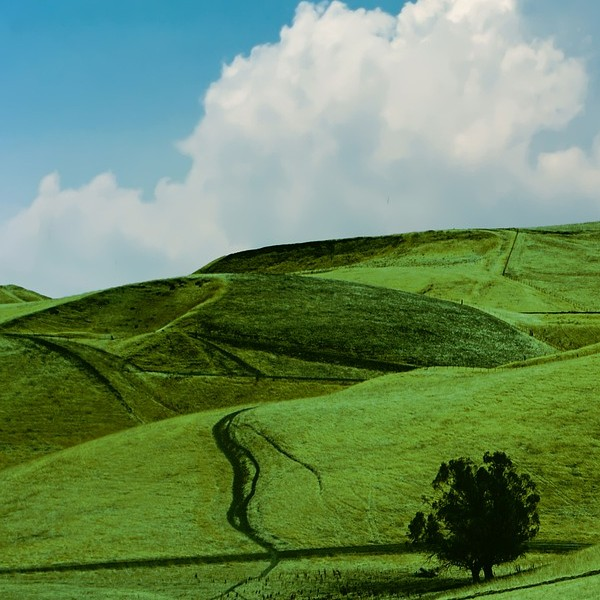
#> input picture source.jpg, 600 x 600 px
$ python app.py   (older library calls are emulated)
#> lines starting #> are read from the running program, lines starting #| are printed output that depends on the picture; after the words box and inside, x2 and y2 are one past the last pixel; in counts of white or black regions, pixels touching at a corner belong together
### image_processor.py
import os
import shutil

import cv2
import numpy as np
from skimage import img_as_float, img_as_ubyte
from skimage.segmentation import slic, mark_boundaries
from sklearn import preprocessing, svm, metrics
from sklearn.cluster import MiniBatchKMeans


class ImageProcessor:
    # The folder where all temporary files for each run will be saved
    TempFolderPath = './temp'

    # The source image to be used for training
    SourceFilePath = './source.jpg'

    # The target image to be used for colorization
    TargetFilePath = './target.jpg'

    # The folder where all source superpixels will be stored
    SourceSuperpixelFilePath = f'{TempFolderPath}/source_superpixels'

    # The folder where all target superpixels will be stored
    TargetSuperpixelFilePath = f'{TempFolderPath}/target_superpixels'

    # The folder where all source surf features will be stored
    SourceSurfFilePath = f'{TempFolderPath}/source_surf'

    # The folder where all target surf features will be stored
    TargetSurfFilePath = f'{TempFolderPath}/target_surf'

    # The folder where all generated gabor kernels will be stored
    GaborKernelsFilePath = f'{TempFolderPath}/gabor_kernels'

    # The folder where all source gabor features will be stored
    SourceGaborFilePath = f'{TempFolderPath}/source_gabor'

    # The folder where all target gabor features will be stored
    TargetGaborFilePath = f'{TempFolderPath}/target_gabor'

    def __init__(self):
        # Delete the temp folder so we can store the new files
        shutil.rmtree(self.TempFolderPath)

        # Create all temp folders
        os.mkdir(self.TempFolderPath)
        os.mkdir(self.SourceSuperpixelFilePath)
        os.mkdir(self.TargetSuperpixelFilePath)
        os.mkdir(self.SourceSurfFilePath)
        os.mkdir(self.TargetSurfFilePath)
        os.mkdir(self.GaborKernelsFilePath)
        os.mkdir(self.SourceGaborFilePath)
        os.mkdir(self.TargetGaborFilePath)

        # Initialize all shared variables between methods
        self.colors_lab = []
        self.k_means = None
        self.source_q = None
        self.source_superpixels = []
        self.target_superpixels = []
        self.source_surf = []
        self.target_surf = []
        self.source_gabor = []
        self.target_gabor = []
        self.gabor_kernels = []
        self.colors_ab = []
        self.colors_ab_idx = {}
        self.source_x = []
        self.source_y = []
        self.target_x = []
        self.target_y = []
        self.classifier = None

    def change_colorspace(self):
        print('Changing colorspace for images...')

        # Convert the source image from RGB to LAB and store all three channels
        source_img = cv2.imread(self.SourceFilePath)
#> source_img is the input picture: shape (600, 600, 3); mean B, G, R 96.5, 137.1, 106.9
        source_img = cv2.cvtColor(source_img, cv2.COLOR_BGR2LAB)
#> source_img: shape (600, 600, 3); mean of channels 0, 1, 2 136.4, 111.4, 146
        L, a, b = cv2.split(source_img)
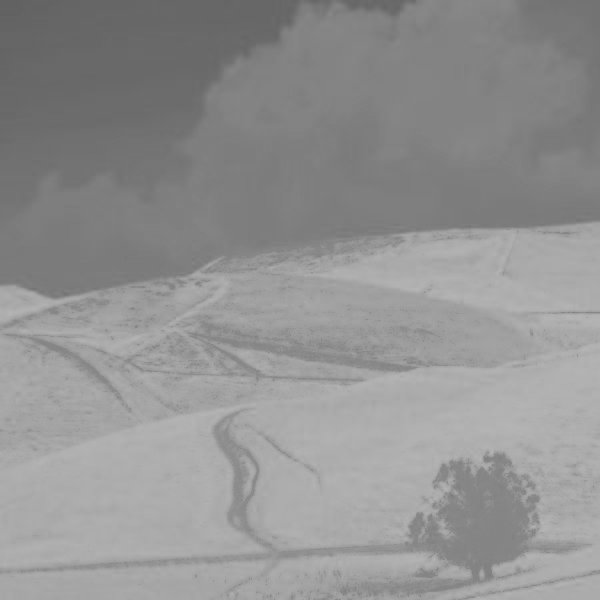
#> b: shape (600, 600); min 98, max 181, mean 146

        cv2.imwrite(os.path.join(self.TempFolderPath, 'source_L.jpg'), L)
        cv2.imwrite(os.path.join(self.TempFolderPath, 'source_a.jpg'), a)
        cv2.imwrite(os.path.join(self.TempFolderPath, 'source_b.jpg'), b)

        # Convert the target image from RGB to greyscale and store it
        target_img = cv2.imread(self.TargetFilePath)
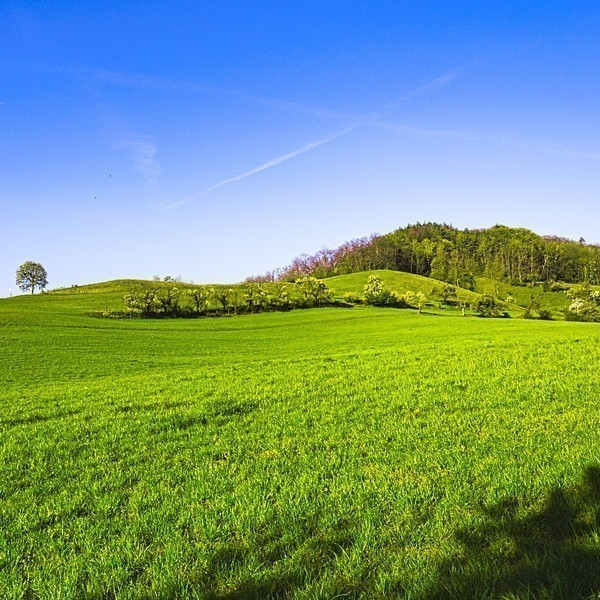
#> input picture target.jpg, 600 x 600 px
#> target_img is the input picture: shape (600, 600, 3); mean B, G, R 125.7, 152.1, 118.6
        target_img = cv2.cvtColor(target_img, cv2.COLOR_BGR2GRAY)
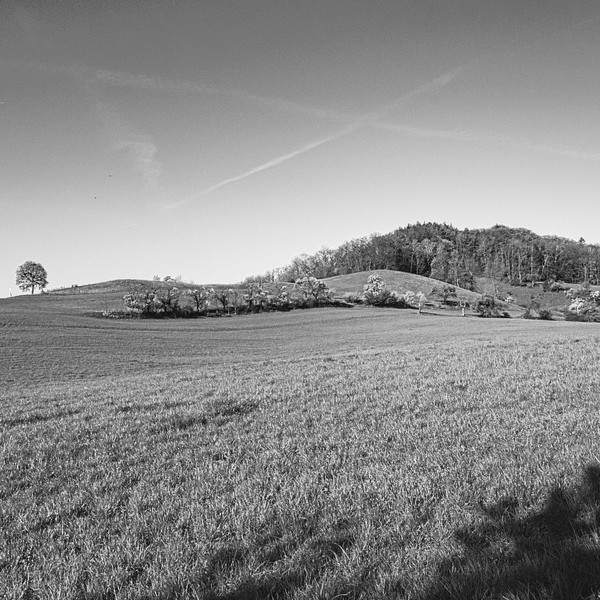
#> target_img: shape (600, 600); min 2, max 254, mean 139.1

        cv2.imwrite(os.path.join(self.TempFolderPath, 'target_greyscale.jpg'), target_img)

        print('Done.')

    def quantize_source(self):
        print('Quantizing colors of source image...')

        # Get the source image with LAB colors
        source_img = cv2.imread(self.SourceFilePath)
        source_img = cv2.cvtColor(source_img, cv2.COLOR_BGR2LAB)

        # Reshape the image so we can feed it as input for k-means
        height, width, depth = source_img.shape
#> height = 600; width = 600; depth = 3
        reshaped_img = source_img.reshape((height * width, depth))

        # Initialize k-means algorithm, fit on source image
        self.k_means = MiniBatchKMeans(n_clusters=8)
        self.k_means.fit(reshaped_img)

        # Store centroid LAB colors for later
        self.colors_lab = self.k_means.cluster_centers_.astype('uint8')

        # Reconstruct the quantized version of the source image
        pixel_labels = self.k_means.predict(reshaped_img)
        self.source_q = self.colors_lab[pixel_labels]
        self.source_q = self.source_q.reshape((height, width, depth))
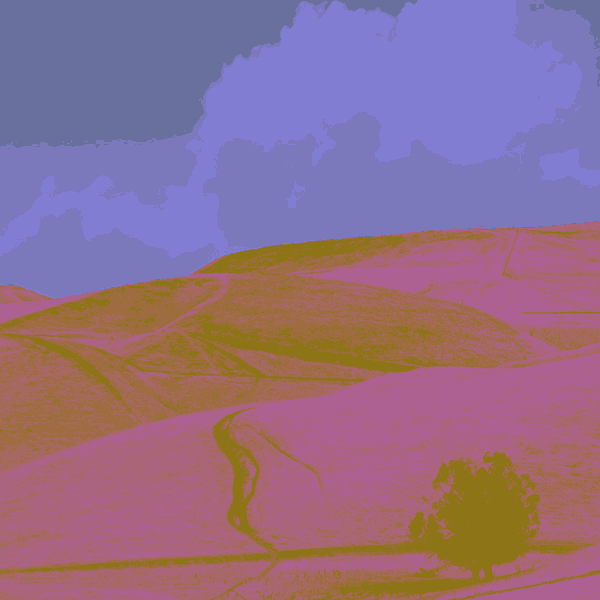
#> self.source_q: shape (600, 600, 3); mean of channels 0, 1, 2 136.2, 110.9, 145.7; drawn as B, G, R

        # Convert to RGB and store it
        rgb_img = cv2.cvtColor(self.source_q, cv2.COLOR_LAB2BGR)
        cv2.imwrite(os.path.join(self.TempFolderPath, 'source_quantized.jpg'), rgb_img)

        print('Done.')

    def slic_source(self):
        print('Applying SLIC for source image...')

        # Get the RGB version of the source image
        source_img = cv2.imread(self.SourceFilePath)

        # Run the slic algorithm
        groups = slic(image=img_as_float(source_img), n_segments=100, compactness=10, sigma=1)
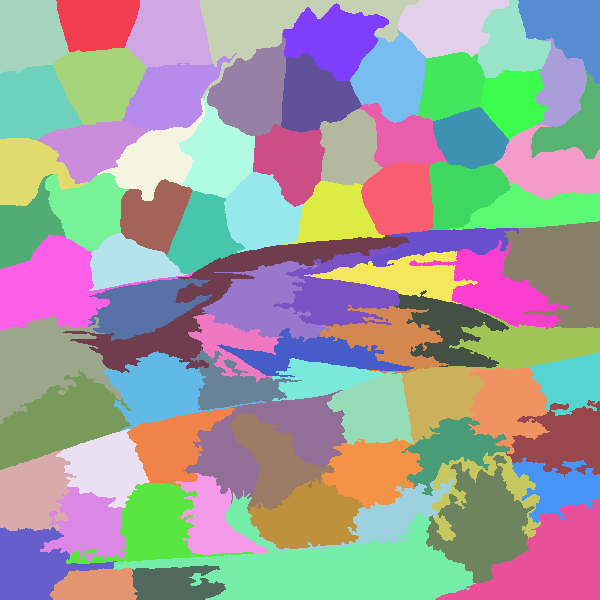
#> groups: shape (600, 600) int64; 81 distinct labels, from 1 to 81; one colour per label, 0 black
        group_ids = np.unique(groups)
#> group_ids = 81 values from 1 to 81

        # Iterate through each SLIC group
        for group in group_ids:
            # Create a mask to separate the superpixel
            mask = np.zeros(self.source_q.shape[:2], dtype="uint8")
            mask[groups == group] = 255
            superpixel = cv2.bitwise_and(self.source_q, self.source_q, mask=mask)

            # Store the superpixel for later
            self.source_superpixels.append(superpixel)

            # Save the superpixel
            cv2.imwrite(os.path.join(self.SourceSuperpixelFilePath, f'source_superpixel_{group}.jpg'), superpixel)
#> this loop made 81 passes
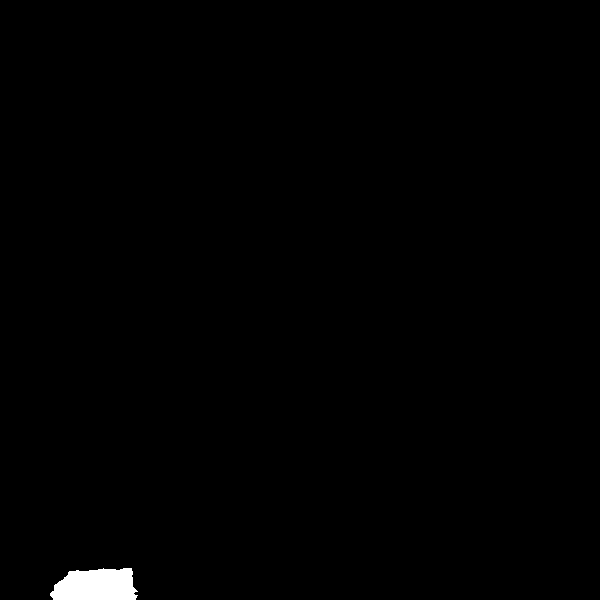
#> mask: shape (600, 600); 0.64% white; 1 white region, box (x1, y1, x2, y2) and area: (50, 568, 138, 600) 2307
#> after the loop, self.source_superpixels = 81 items

        # Get the quantized source image and mark all SLIC boundaries
        rgb_img = cv2.cvtColor(self.source_q, cv2.COLOR_LAB2BGR)
        slic_img = img_as_ubyte(mark_boundaries(rgb_img, groups))
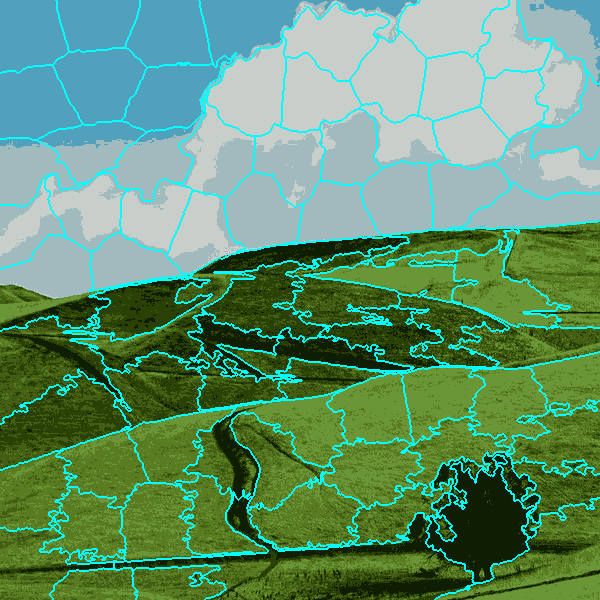
#> slic_img: shape (600, 600, 3); mean B, G, R 112.4, 148.3, 98.3

        # Save the SLIC image
        cv2.imwrite(os.path.join(self.TempFolderPath, f'source_slic.jpg'), slic_img)

        print('Done.')

    def slic_target(self):
        print('Applying SLIC for target image...')

        # Get the greyscale target image
        target_img = cv2.imread(self.TargetFilePath)
        target_img = cv2.cvtColor(target_img, cv2.COLOR_BGR2GRAY)

        # Run the SLIC algorithm
#> (the run stopped early here; a loop or call above may not have finished)
